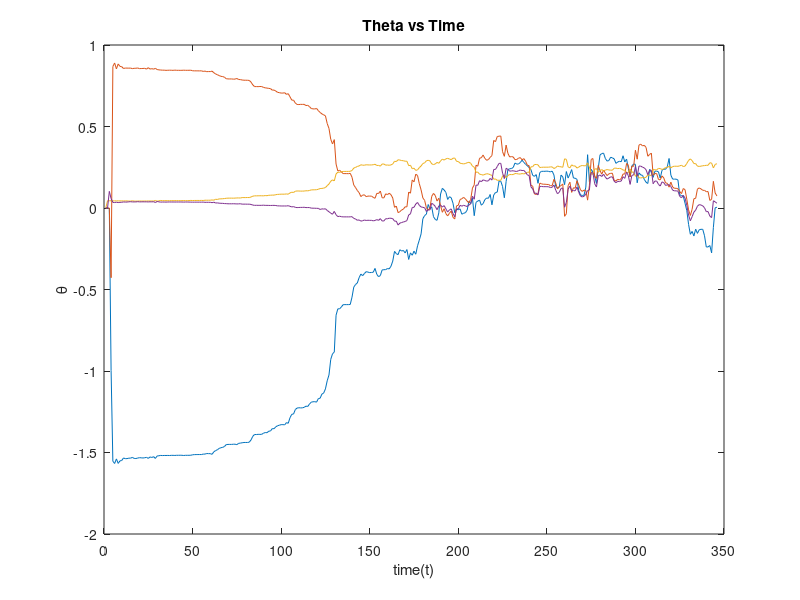
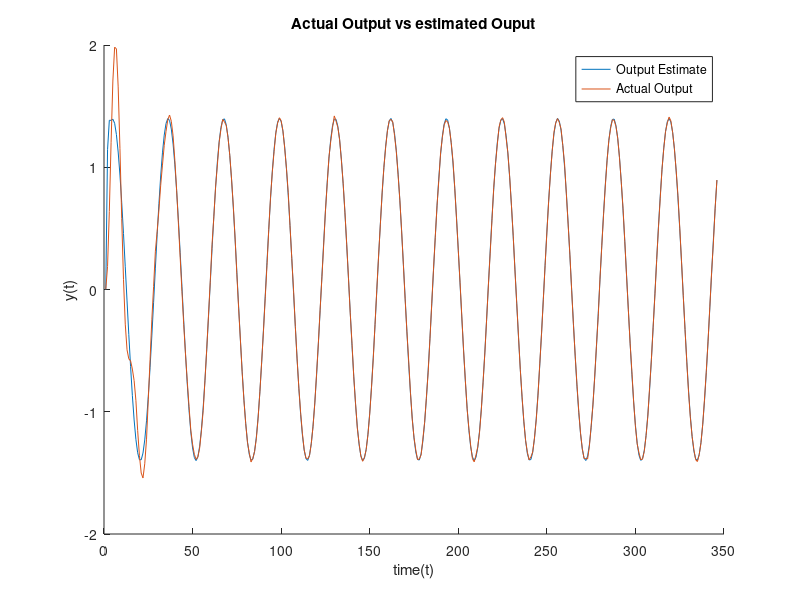

MATLAB code to generate these figures, in order:
% A skeleton for a recursive identification algorithm. Since the assignment
% assumes an ARX model this code does likewise.
% You need to set Na, Nb (number of a and b coefficients) and LN (large 
% number).  Nc is not needed if this is an ARX model. You also need to supply
% the algorithm!
% The code assumes that the data is in a vector y and the input is in a vector u
Na = 2;%number of Y values
Nb = 2;%number of u values
LN = 10000000;
%[B,A] = dord2;
%num = B;
%den = A;
num = [0 0.0416 0.0395];
den = [1 -1.5363 0.8607];
u = 5 * sin(1:.2:70);
noise = 0.01*randn(size(u)); %Change the varience in order to change nouse level, overall noise model should be 0 mean.
%noise =0.1*rand(size(u)); %Use rand as varience not set to 1, 
y = filter(num, den, u) + noise;

theta_nminus1=zeros(Na+Nb,1); % Initialise the estimate of theta to zero --> Matrix of zeros
P_nminus1=LN.*eye(Na+Nb);	 % Initialise P where LN is a large number --> Data 
%Lambda = 1; %Initalise lambda, set to 1 for non-forgetting
Lambda = 0.95; %Initaluse lambda set to 0.95 for forgetting
Theta=[]; % history of theta starts here
% Step through data and for each new point generate a new estimate
for n=1:length(y) % Change 10 to length(y) once you have the code working
% set py to the previous Na y values
  py=zeros(1,Na);
  for i=n-1:-1:n-Na
    if i>0 py(n-i)=y(i);   end
  end
% set pu to the previous Nb u values
  pu=zeros(1,Nb);
  for i=n-1:-1:n-Nb
    if i>0 pu(n-i)=u(i);   end
  end
% Construct varphi from py' and pu'
varphi=[-py';pu']; %Combining py and pu
% Use varphi(n), y(n) theta(n-1) and P(n-1) to iterate the next estimate
epsilon = y(n) - varphi' * theta_nminus1;
P = (1/Lambda)*(P_nminus1 - ((P_nminus1* varphi* varphi'* P_nminus1)/(Lambda + varphi'* P_nminus1* varphi)));
K =  P * varphi; 
theta = theta_nminus1 + K*epsilon;
% get ready for the new iteration
  theta_nminus1=theta;
  P_nminus1=P;
  Theta=[Theta; theta']
end % and so it ends
% If you have recorded parameter evolution you can plot with

%Geterate the estimate model output
yfit = filter([0 theta(3) theta(4)], [1 theta(1) theta(2)], u);

%hold on;
figure('Name', 'Parameter Evolution ')
plot(Theta)
title('Theta vs Time')
xlabel('time(t)')
ylabel('\theta')
%title('

%Plot the input and estimate on same graph to compare
figure('Name', 'Actual Output vs estimated Ouput')
hold on;
plot(yfit);
plot(y)
legend('Output Estimate', 'Actual Output') 
hold off
title('Actual Output vs estimated Ouput')
xlabel('time(t)')
ylabel('y(t)')

